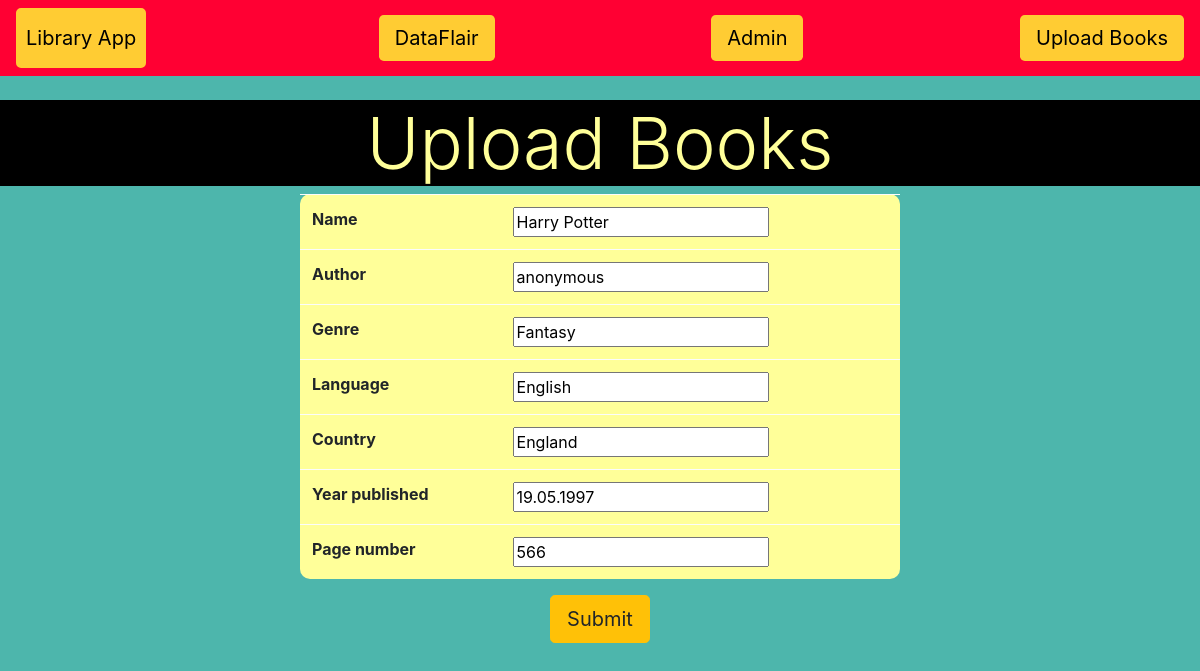
Page /update/3 on the committed database.
### project2/models.py (models this page shows, shortened)
class Book(models.Model):
    dat = django.utils.timezone.now()
    name = models.CharField(max_length = 50)
    author = models.CharField(max_length = 30, default="anonymous")
    genre = models.CharField(max_length=30, default="unknown")
    language = models.CharField(max_length=30, default="kazakh")
    country = models.CharField(max_length=30, default="Kazakhstan")
    year_published = models.DateField(default=dat)
    page_number = models.IntegerField(default=1)
    class Meta:
        verbose_name = "Книга"
        verbose_name_plural = "Книги"
        ordering = ['name', 'author']

### project2/views.py (the view)
# urls.py: path('update/<int:book_id>', views.update_book),
def update_book(request, book_id):
    book_id = int(book_id)
    try:
        selected = Book.objects.get(id = book_id)
    except Book.DoesNotExist:
        return redirect('index')
    book_form = BookCreate(request.POST or None, instance = selected)
    if book_form.is_valid():
       book_form.save()
       return redirect('index')
    return render(request, 'project2/upload_form.html', {'upload_form':book_form})

### project2/forms.py
class BookCreate(forms.ModelForm):
    class Meta:
        model = Book
        fields = '__all__'

### project2/templates/project2/upload_form.html (shortened to what this page needs)
{% extends 'project2/books.html' %}
{% block content %}
    <center>
    <h1 class="display-3" style="background-color:#000000;color:#FFFF99;">Upload Books</h1>
    <form method = 'POST' enctype="multipart/form-data">
        <table class = 'w-50 table table-light' style="border-radius:10px;background-color:#FFFF99;">
            {% for field in upload_form %}
            <tr>
                <th>{{field.label}}</th>
                <td>{{ field }}</td>
            </tr>
            {% endfor %}
        </table>
        <button type="submit" class="btn btn-lg btn-warning">Submit</button>
    </form>
</center>
{% endblock %}

### rows in the picture
Book: upload_form "Harry Potter" "anonymous" "Fantasy" "English" "England" "19.05.1997" "566"

### other values in the picture
{{ field.label }} "Name" "Author" "Genre" "Language" "Country" "Year published" "Page number"
